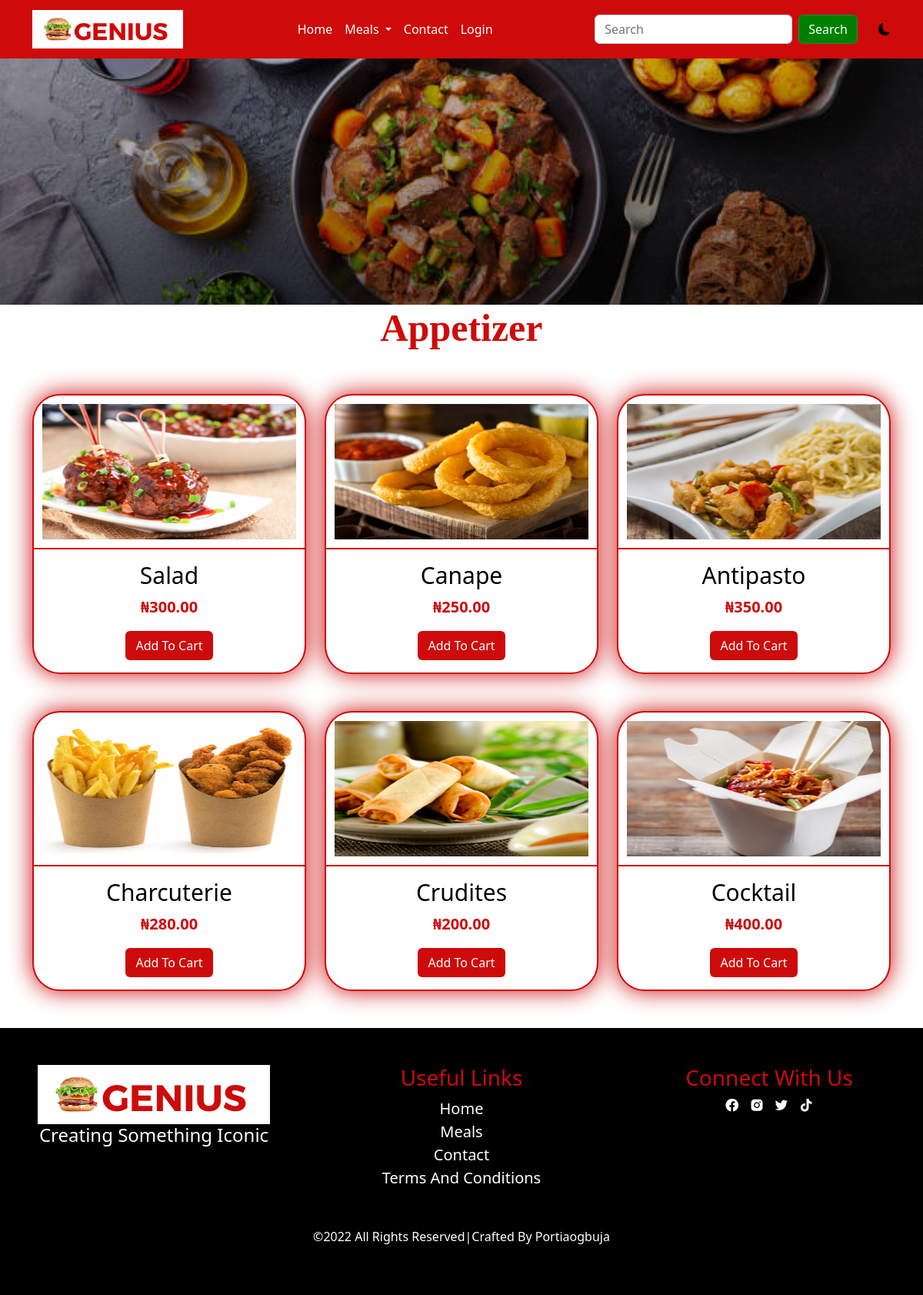
The page /category/1/appetizer on the database its author committed.
### main/models.py (models this page shows, shortened)
class AppInfo(models.Model):
   title = models.CharField(max_length=50)
   logo = models.ImageField(upload_to='logo')
   carousel1 = models.ImageField(upload_to='carousel')
   carousel2 = models.ImageField(upload_to='carousel')
   carousel3 = models.ImageField(upload_to='carousel')
   banner = models.ImageField(upload_to='banner')
   copyright = models.IntegerField()

class Category(models.Model):
    name = models.CharField(max_length=50)
    slug = models.SlugField(unique=True)
    pix = models.ImageField(upload_to='catpix')

class Food(models.Model):
    type = models.ForeignKey(Category, on_delete=models.CASCADE)
    foodname = models.CharField(max_length=50)
    slug = models.SlugField(unique=True)
    pix = models.ImageField(upload_to='pix')
    price = models.IntegerField()
    promo_price = models.IntegerField(blank=True, null=True)
    special_gifts = models.BooleanField()
    uploaded_at = models.DateTimeField(auto_now_add=True)
    updated_at = models.DateTimeField(auto_now=True)

### main/views.py (the view)
# urls.py: path('category/<str:id>/<slug:slug>', views.category, name='category'),
def category(request, id, slug):
    brand = Category.objects.get(pk=id)
    categ = Food.objects.filter(type_id=id)
    context = {
        'brand':brand,
        'categ':categ
    }
    return render(request, 'category.html', context)

### main/context_processor.py (called while the page is built)
def appdetail(request):
    info = AppInfo.objects.get(pk=1)
    meal = Category.objects.all()
    context = {
        'info':info,
        'meal':meal
    }
    return context

### main/templates/category.html (shortened to what this page needs)
{% extends 'base.html' %}
{% load humanize %}
{% block header %} {% include 'header.html' %} {% endblock header %}
{% block banner %} {% include 'banner.html' %} {% endblock banner %}
{% block content %}
<div class="container food">
    <h1 class="text-center title">{{brand.name}}</h1>
    <div class="row ">
        {% if categ %}
        {% for item in categ %}
        <div class="col-12 col-md-6 col-lg-4 pt-5">
            <div class="card">
                <img src="{{item.pix.url}}" class="card-img-top" alt="...">
                <div class="card-body">
                  <h5 class="card-title">{{item.foodname}}</h5>
                  <p class="card-text">₦{{item.price|floatformat:2|intcomma}}</p>
                  <form action="{% url 'add_to_cart' %}" method="POST">
                    <button type="submit" class="btn">add to cart</button>
                  </form>
                </div>
            </div>
        </div>
        {% endfor %}
        {% endif %}
    </div>
  </div>
{% endblock content %}
{% block footer %} {% include 'footer.html' %} {% endblock footer %}

### main/templates/header.html (shortened to what this page needs)
{% load static %}
<nav class="navbar navbar-expand-lg sticky-top">
    <div class="container">
      <a class="navbar-brand" href="#"><img src="{{info.logo.url}}" alt="" style="height: 50px;"></a>
      <div class="collapse navbar-collapse" id="navbarSupportedContent">
        <ul class="navbar-nav mx-auto mb-2 mb-lg-0">
          {% if user.is_authenticated %}
          <li class="nav-item">
            <a class="nav-link" aria-current="page" href="{% url 'home' %}">Home</a>
          </li>
          <li class="nav-item dropdown">
            <a class="nav-link dropdown-toggle" href="#" role="button" data-bs-toggle="dropdown" aria-expanded="false">
              Meals
            </a>
            <ul class="dropdown-menu">
              {% if meal %}
                {% for category in meal  %}
                <li><a class="dropdown-item" href="{% url 'category' category.id category.slug %}">{{category.name|title}}</a></li>
                {% endfor %}
              {% endif %}
            </ul>
          </li>
          <li class="nav-item">
            <a class="nav-link" href="#contact">Contact</a>
          </li>
          <li class="nav-item">
            <a class="nav-link" href="{% url 'cart' %}"><i class='bx bxs-cart-add'></i></a>
          </li>
          <li class="nav-item dropdown">
            <a class="nav-link dropdown-toggle" href="#" role="button" data-bs-toggle="dropdown" aria-expanded="false">
              {% if user.customer %}
              <img src="{{user.customer.pix.url}}" alt="">Hi
              {% endif %}
              {% if request.user %}
               <span>{{user.username}}!</span>
              {% endif %}
            </a>
            <ul class="dropdown-menu">
              <li><a class="dropdown-item" href="{% url 'profile' %}">Profile</a></li>
              <li><a class="dropdown-item" href="{% url 'signout' %}">Log out</a></li>
            </ul>
          </li>
          {% else %}
          <li class="nav-item">
            <a class="nav-link" aria-current="page" href="{% url 'home' %}">Home</a>
          </li>
          <li class="nav-item dropdown">
            <a class="nav-link dropdown-toggle" href="#" role="button" data-bs-toggle="dropdown" aria-expanded="false">
              Meals
            </a>
          </li>
          <li class="nav-item">
            <a class="nav-link" href="#contact">Contact</a>
          </li>
          <li class="nav-item">
            <a href="{% url 'signin' %}" class="nav-link">Login</a>
          </li>
          {% endif %}
        </ul>
        <form action="{% url 'search' %}" method="POST" class="d-flex search" role="search">
          <input class="form-control me-2" name="search" type="search" placeholder="Search" aria-label="Search">
          <button class="btn btn-outline-success" type="submit">Search</button>
        </form>
        <div class="jonah">
          <i class="bi bi-moon-fill"></i>
        </div>
      </div>
    </div>
  </nav>

### main/templates/footer.html
<div class="container-fluid footer pt-5 pb-5">
    <div class="row footer1">
      <div class="col-12 col-md-4">
        <img src="{{info.logo.url}}" alt="">
        <h4>creating something iconic</h4>
      </div>
      <div class="col-12 col-md-4">
        <h3>useful links</h3>
        <ul class="list-unstyled">
          <li><a href="">home</a></li>
          <li><a href="">meals</a></li>
          <li><a href="">contact</a></li>
          <li><a href="">terms and conditions</a></li>
        </ul>
      </div>
      <div class="col-12 col-md-4">
        <h3>connect with us</h3>
        <ul class="list-unstyled">
          <li class="list-inline-item"><i class='bx bxl-facebook-circle'></i></li>
          <li class="list-inline-item"><i class='bx bxl-instagram-alt'></i></li>
          <li class="list-inline-item"><i class='bx bxl-twitter'></i></li>
          <li class="list-inline-item"><i class='bx bxl-tiktok'></i></li>
        </ul>
      </div>
    </div>
    <hr>
    <div class="row footer2">
      <p class="text-center">&copy;2022 all rights reserved|crafted by portiaogbuja</p>
    </div>
  </div>

### main/static/css/style.css (style rules this page uses)
* { padding: 0%; margin: 0%; box-sizing: border-box; }
:root { --bg: white; --icon: black; --text: black; --card: black; }
body { background: var(--bg) !important; color: var(--text) !important; }
.jonah { margin-left: 3%; cursor: pointer; }
.navbar { background-color: #cd0b0b; }
.navbar ul a { color: white; }
.search button { background-color: green; color: white; }
.title { text-transform: capitalize; font-family: Cambria, Cochin, Georgia, Times, 'Times New Roman', serif; font-weight: 700; color: #cd0b0b; font-size: 50px; }
.footer { background: black; }
.footer1 { text-align: center; }
.footer1 h4 { color: white; text-transform: capitalize; }
.footer1 h3 { text-transform: capitalize; color: #cd0b0b; }
.footer1 ul a { text-decoration: none; text-transform: capitalize; color: white; font-size: 20px; }
.footer1 ul i { color: white; font-size: 20px; transition: 1s; cursor: pointer; }
.footer2 { color: white; text-transform: capitalize; }
.food { padding-bottom: 4%; }
.food .card { text-align: center; border-radius: 10%; border: 2px solid #cd0b0b; box-shadow: 0 0 30px 0 #cd0b0b; transition: 1s; }
.food .card img { height: 200px; padding: 3%; border-bottom: 2px solid #cd0b0b; }
.food .card-body h5 { text-transform: capitalize; font-size: 30px; }
.food .card-body p { text-transform: capitalize; font-weight: 600; font-size: 20px; color: #cd0b0b; }
.food .card-body button { text-transform: capitalize; background: #cd0b0b; color: white; }

### rows shown on the page
AppInfo: logo (picture)
Category: name "Appetizer"
Food: pix (picture), foodname "Salad", price "300.00"
Food: pix (picture), foodname "Canape", price "250.00"
Food: pix (picture), foodname "Antipasto", price "350.00"
Food: pix (picture), foodname "Charcuterie", price "280.00"
Food: pix (picture), foodname "Crudites", price "200.00"
Food: pix (picture), foodname "Cocktail", price "400.00"
